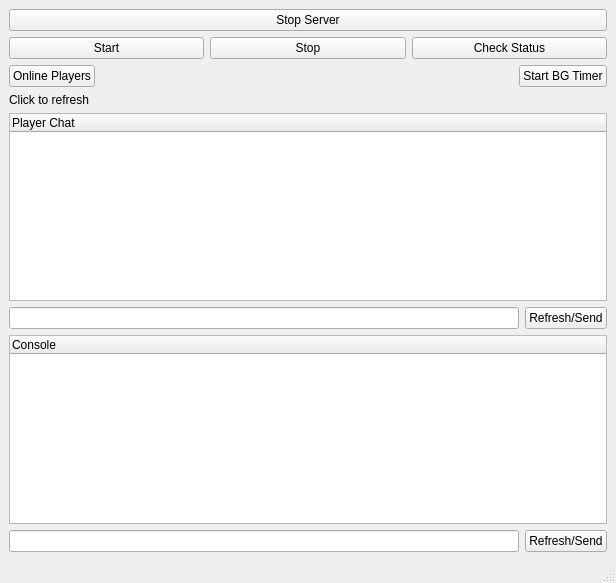
<?xml version="1.0" encoding="UTF-8"?>
<ui version="4.0">
 <class>MainWindow</class>
 <widget class="QMainWindow" name="MainWindow">
  <property name="geometry">
   <rect>
    <x>0</x>
    <y>0</y>
    <width>616</width>
    <height>583</height>
   </rect>
  </property>
  <property name="windowTitle">
   <string>MainWindow</string>
  </property>
  <widget class="QWidget" name="centralwidget">
   <layout class="QHBoxLayout" name="horizontalLayout">
    <item>
     <layout class="QGridLayout" name="gridLayout">
      <item row="1" column="0">
       <layout class="QGridLayout" name="gridLayout_2">
        <item row="0" column="0">
         <widget class="QPushButton" name="pushButtonStart">
          <property name="text">
           <string>Start</string>
          </property>
         </widget>
        </item>
        <item row="0" column="1">
         <widget class="QPushButton" name="pushButtonStop">
          <property name="text">
           <string>Stop</string>
          </property>
         </widget>
        </item>
        <item row="0" column="2">
         <widget class="QPushButton" name="pushButtonStatus">
          <property name="text">
           <string>Check Status</string>
          </property>
         </widget>
        </item>
       </layout>
      </item>
      <item row="2" column="0">
       <layout class="QVBoxLayout" name="verticalLayout">
        <item>
         <layout class="QHBoxLayout" name="horizontalLayout_3">
          <item>
           <widget class="QPushButton" name="pushButtonOnline">
            <property name="text">
             <string>Online Players</string>
            </property>
           </widget>
          </item>
          <item>
           <spacer name="horizontalSpacer">
            <property name="orientation">
             <enum>Qt::Horizontal</enum>
            </property>
            <property name="sizeHint" stdset="0">
             <size>
              <width>40</width>
              <height>20</height>
             </size>
            </property>
           </spacer>
          </item>
          <item>
           <widget class="QPushButton" name="pushButtonStartTimer">
            <property name="text">
             <string>Start BG Timer</string>
            </property>
           </widget>
          </item>
         </layout>
        </item>
        <item>
         <widget class="QLabel" name="labelOnline">
          <property name="text">
           <string>Click to refresh</string>
          </property>
         </widget>
        </item>
       </layout>
      </item>
      <item row="3" column="0">
       <layout class="QVBoxLayout" name="verticalLayout_3">
        <item>
         <layout class="QVBoxLayout" name="verticalLayout_2">
          <item>
           <widget class="QTreeWidget" name="treeWidgetChat">
            <property name="showDropIndicator" stdset="0">
             <bool>false</bool>
            </property>
            <property name="alternatingRowColors">
             <bool>true</bool>
            </property>
            <property name="selectionMode">
             <enum>QAbstractItemView::NoSelection</enum>
            </property>
            <property name="verticalScrollMode">
             <enum>QAbstractItemView::ScrollPerPixel</enum>
            </property>
            <property name="indentation">
             <number>10</number>
            </property>
            <property name="rootIsDecorated">
             <bool>false</bool>
            </property>
            <property name="itemsExpandable">
             <bool>false</bool>
            </property>
            <property name="animated">
             <bool>true</bool>
            </property>
            <property name="wordWrap">
             <bool>true</bool>
            </property>
            <column>
             <property name="text">
              <string>Player Chat</string>
             </property>
            </column>
           </widget>
          </item>
          <item>
           <layout class="QHBoxLayout" name="horizontalLayout_2">
            <item>
             <widget class="QLineEdit" name="lineEditMessage"/>
            </item>
            <item>
             <widget class="QPushButton" name="pushButtonSendMessage">
              <property name="text">
               <string>Refresh/Send</string>
              </property>
             </widget>
            </item>
           </layout>
          </item>
         </layout>
        </item>
       </layout>
      </item>
      <item row="4" column="0">
       <layout class="QVBoxLayout" name="verticalLayout_6">
        <item>
         <widget class="QTreeWidget" name="treeWidgetConsole">
          <property name="alternatingRowColors">
           <bool>false</bool>
          </property>
          <property name="selectionMode">
           <enum>QAbstractItemView::NoSelection</enum>
          </property>
          <property name="verticalScrollMode">
           <enum>QAbstractItemView::ScrollPerPixel</enum>
          </property>
          <property name="indentation">
           <number>10</number>
          </property>
          <property name="rootIsDecorated">
           <bool>false</bool>
          </property>
          <property name="itemsExpandable">
           <bool>false</bool>
          </property>
          <property name="wordWrap">
           <bool>true</bool>
          </property>
          <column>
           <property name="text">
            <string>Console</string>
           </property>
          </column>
         </widget>
        </item>
        <item>
         <layout class="QHBoxLayout" name="horizontalLayout_4">
          <item>
           <widget class="QLineEdit" name="lineEditConsole"/>
          </item>
          <item>
           <widget class="QPushButton" name="pushButtonConsole">
            <property name="text">
             <string>Refresh/Send</string>
            </property>
           </widget>
          </item>
         </layout>
        </item>
       </layout>
      </item>
      <item row="0" column="0">
       <widget class="QPushButton" name="pushButtonStopStart">
        <property name="text">
         <string>Stop Server</string>
        </property>
       </widget>
      </item>
     </layout>
    </item>
   </layout>
  </widget>
  <widget class="QMenuBar" name="menubar">
   <property name="geometry">
    <rect>
     <x>0</x>
     <y>0</y>
     <width>616</width>
     <height>20</height>
    </rect>
   </property>
  </widget>
  <widget class="QStatusBar" name="statusbar"/>
 </widget>
 <resources/>
 <connections/>
</ui>
